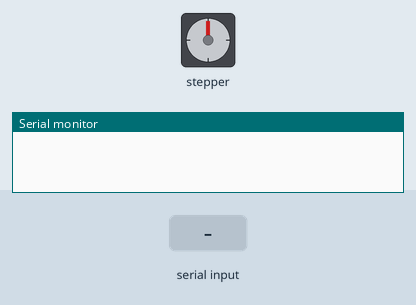
A sketch run on a simulated Arduino Mega 2560, built with avr-gcc and run on an emulated ATmega2560. Shown: stepper motor, the last lines printed to the serial monitor. The test bench sets the inputs (shaded band). Stepper angles assume 2048 steps per turn.

Above: at 1.2 s.
1.3 s: "90,45\n" received over Serial
At 3.5 s:
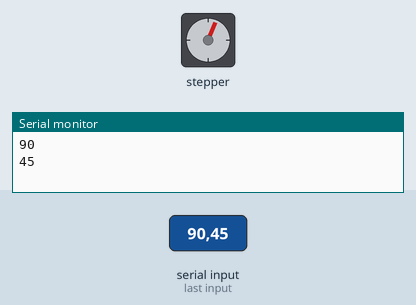
4.3 s: "30,150\n" received over Serial
At 7.0 s:
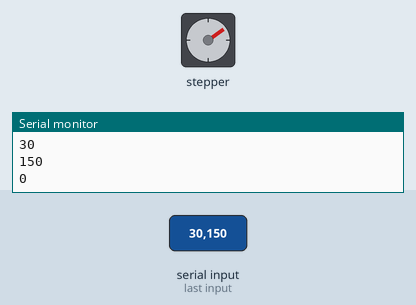
7.3 s: "200\n" received over Serial
At 10.0 s:
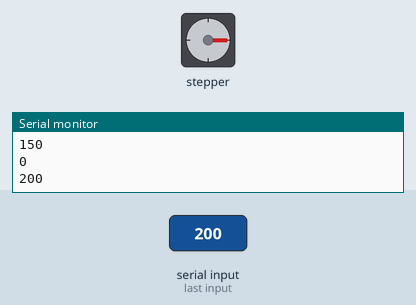
10.3 s: "90\n" received over Serial
At 12.5 s:
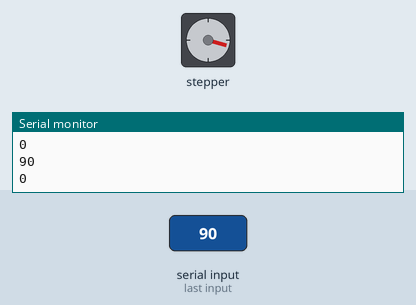
13.3 s: "90,45\n" received over Serial
At 15.2 s:
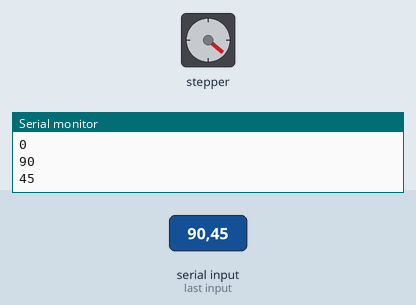
16.3 s: "30,150\n" received over Serial
At 19.3 s:
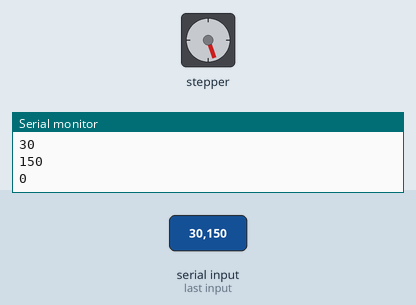
Timing chart, 0 to 20.3 s (numbered marks = the images above; inputs shaded):
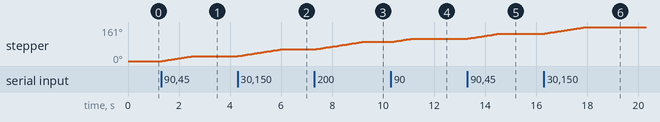

Measured:
- after the input at 1.3 s, stepper: turns 23° clockwise in 1.2 s, starting at once
- after the input at 4.3 s, stepper: turns 32° clockwise in 1.7 s, starting at once
- after the input at 7.3 s, stepper: turns 35° clockwise in 1.8 s, starting at once
- after the input at 10.3 s, stepper: turns 16° clockwise in 0.81 s, starting at once
- after the input at 13.3 s, stepper: turns 24° clockwise in 1.2 s, starting at once
- after the input at 16.3 s, stepper: turns 31° clockwise in 1.6 s, starting at once

The sketch:

Stepper_Motor_Test.ino
```cpp
#include <Stepper.h>

Stepper stepper(32,8,9,10,11);//Initializes pins 8-11 for Stepper control, 32 is the number of steps needed for one revolution of the motor

void setup() {
  Serial.begin(9600); // Sets transfer speed to 9600 bits/s; need to match computers transfer speed or garbage data is received
  stepper.setSpeed (200); // Sets rotations speed to 200
}

void loop() {
  int steps = 0;
  if (Serial.available() > 0) { // only runs if input data is received, otherwise does not run
    steps = Serial.parseInt(); //Takes in an input and turns the motor by that many steps
    stepper.step(steps); // 2048 steps = 1 full rotation
    Serial.println(steps);// Prints steps rotated
  }
}
```
